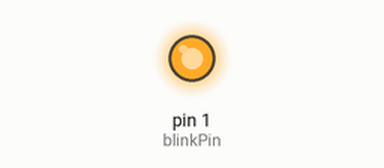
A sketch run on a simulated Arduino Uno, built with avr-gcc and run on an emulated ATmega328P. Shown: output pins drawn as LEDs (lit = HIGH).

Above: at 3.0 s.
At 6.5 s:
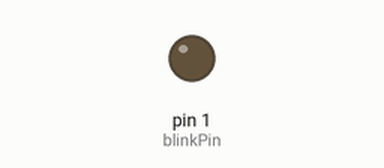
Timing chart, 0 to 9.1 s (numbered marks = the images above):
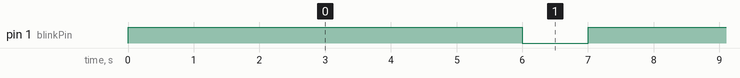

Measured:
- by itself, pin 1 (blinkPin): alternates HIGH for 6.0 s and LOW for 1.0 s

The sketch:

tiny85_blink.ino
```cpp
int blinkPin = 1;

void setup()
{
  pinMode(blinkPin, OUTPUT);
}

void loop()
{
  digitalWrite(blinkPin, HIGH);
  delay(6000);
  digitalWrite(blinkPin, LOW);
  delay(1000);
}
```
